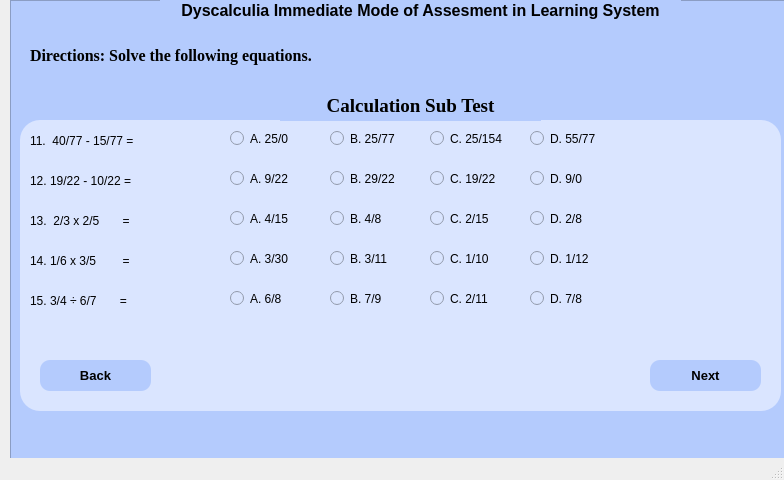
<?xml version="1.0" encoding="UTF-8"?>
<ui version="4.0">
 <class>MainWindow</class>
 <widget class="QMainWindow" name="MainWindow">
  <property name="geometry">
   <rect>
    <x>0</x>
    <y>0</y>
    <width>784</width>
    <height>480</height>
   </rect>
  </property>
  <property name="windowTitle">
   <string>MainWindow</string>
  </property>
  <widget class="QWidget" name="centralwidget">
   <widget class="QFrame" name="frame">
    <property name="geometry">
     <rect>
      <x>10</x>
      <y>0</y>
      <width>800</width>
      <height>480</height>
     </rect>
    </property>
    <property name="styleSheet">
     <string notr="true">background-color: rgb(180, 203, 253);</string>
    </property>
    <property name="frameShape">
     <enum>QFrame::StyledPanel</enum>
    </property>
    <property name="frameShadow">
     <enum>QFrame::Raised</enum>
    </property>
    <widget class="QFrame" name="frame_2">
     <property name="geometry">
      <rect>
       <x>10</x>
       <y>120</y>
       <width>761</width>
       <height>291</height>
      </rect>
     </property>
     <property name="styleSheet">
      <string notr="true">background-color: rgb(218, 229, 255);
border-radius: 20px;</string>
     </property>
     <property name="frameShape">
      <enum>QFrame::StyledPanel</enum>
     </property>
     <property name="frameShadow">
      <enum>QFrame::Raised</enum>
     </property>
     <widget class="QLabel" name="label_5">
      <property name="geometry">
       <rect>
        <x>10</x>
        <y>10</y>
        <width>111</width>
        <height>21</height>
       </rect>
      </property>
      <property name="text">
       <string>11.  40/77 - 15/77 = </string>
      </property>
     </widget>
     <widget class="QLabel" name="label_6">
      <property name="geometry">
       <rect>
        <x>10</x>
        <y>50</y>
        <width>741</width>
        <height>21</height>
       </rect>
      </property>
      <property name="text">
       <string>12. 19/22 - 10/22 =  </string>
      </property>
     </widget>
     <widget class="QLabel" name="label_7">
      <property name="geometry">
       <rect>
        <x>10</x>
        <y>90</y>
        <width>741</width>
        <height>21</height>
       </rect>
      </property>
      <property name="text">
       <string>13.  2/3 x 2/5       = </string>
      </property>
     </widget>
     <widget class="QLabel" name="label_8">
      <property name="geometry">
       <rect>
        <x>10</x>
        <y>130</y>
        <width>741</width>
        <height>21</height>
       </rect>
      </property>
      <property name="text">
       <string>14. 1/6 x 3/5        = </string>
      </property>
     </widget>
     <widget class="QLabel" name="label_9">
      <property name="geometry">
       <rect>
        <x>10</x>
        <y>170</y>
        <width>741</width>
        <height>21</height>
       </rect>
      </property>
      <property name="text">
       <string>15. 3/4 ÷ 6/7       =</string>
      </property>
     </widget>
     <widget class="QPushButton" name="pushButton">
      <property name="geometry">
       <rect>
        <x>20</x>
        <y>240</y>
        <width>111</width>
        <height>31</height>
       </rect>
      </property>
      <property name="font">
       <font>
        <pointsize>10</pointsize>
        <weight>75</weight>
        <bold>true</bold>
       </font>
      </property>
      <property name="cursor">
       <cursorShape>PointingHandCursor</cursorShape>
      </property>
      <property name="styleSheet">
       <string notr="true">background-color: rgb(180, 203, 253);
border-radius: 10px;</string>
      </property>
      <property name="text">
       <string>Back</string>
      </property>
     </widget>
     <widget class="QPushButton" name="pushButton_2">
      <property name="geometry">
       <rect>
        <x>630</x>
        <y>240</y>
        <width>111</width>
        <height>31</height>
       </rect>
      </property>
      <property name="font">
       <font>
        <pointsize>10</pointsize>
        <weight>75</weight>
        <bold>true</bold>
        <kerning>true</kerning>
       </font>
      </property>
      <property name="cursor">
       <cursorShape>PointingHandCursor</cursorShape>
      </property>
      <property name="acceptDrops">
       <bool>false</bool>
      </property>
      <property name="styleSheet">
       <string notr="true">background-color: rgb(180, 203, 253);
border-radius: 10px;</string>
      </property>
      <property name="text">
       <string>Next</string>
      </property>
      <property name="autoDefault">
       <bool>false</bool>
      </property>
     </widget>
     <widget class="QRadioButton" name="radioButton">
      <property name="geometry">
       <rect>
        <x>210</x>
        <y>10</y>
        <width>82</width>
        <height>17</height>
       </rect>
      </property>
      <property name="text">
       <string>A. 25/0</string>
      </property>
     </widget>
     <widget class="QRadioButton" name="radioButton_2">
      <property name="geometry">
       <rect>
        <x>310</x>
        <y>10</y>
        <width>82</width>
        <height>17</height>
       </rect>
      </property>
      <property name="text">
       <string>B. 25/77</string>
      </property>
     </widget>
     <widget class="QRadioButton" name="radioButton_3">
      <property name="geometry">
       <rect>
        <x>410</x>
        <y>10</y>
        <width>82</width>
        <height>17</height>
       </rect>
      </property>
      <property name="text">
       <string>C. 25/154</string>
      </property>
     </widget>
     <widget class="QRadioButton" name="radioButton_4">
      <property name="geometry">
       <rect>
        <x>510</x>
        <y>10</y>
        <width>82</width>
        <height>17</height>
       </rect>
      </property>
      <property name="text">
       <string>D. 55/77</string>
      </property>
     </widget>
     <widget class="QRadioButton" name="radioButton_5">
      <property name="geometry">
       <rect>
        <x>210</x>
        <y>50</y>
        <width>82</width>
        <height>17</height>
       </rect>
      </property>
      <property name="text">
       <string>A. 9/22</string>
      </property>
     </widget>
     <widget class="QRadioButton" name="radioButton_6">
      <property name="geometry">
       <rect>
        <x>310</x>
        <y>50</y>
        <width>82</width>
        <height>17</height>
       </rect>
      </property>
      <property name="text">
       <string>B. 29/22</string>
      </property>
     </widget>
     <widget class="QRadioButton" name="radioButton_7">
      <property name="geometry">
       <rect>
        <x>410</x>
        <y>50</y>
        <width>82</width>
        <height>17</height>
       </rect>
      </property>
      <property name="text">
       <string>C. 19/22</string>
      </property>
     </widget>
     <widget class="QRadioButton" name="radioButton_8">
      <property name="geometry">
       <rect>
        <x>510</x>
        <y>50</y>
        <width>82</width>
        <height>17</height>
       </rect>
      </property>
      <property name="text">
       <string>D. 9/0</string>
      </property>
     </widget>
     <widget class="QRadioButton" name="radioButton_9">
      <property name="geometry">
       <rect>
        <x>210</x>
        <y>90</y>
        <width>82</width>
        <height>17</height>
       </rect>
      </property>
      <property name="text">
       <string>A. 4/15</string>
      </property>
     </widget>
     <widget class="QRadioButton" name="radioButton_10">
      <property name="geometry">
       <rect>
        <x>310</x>
        <y>90</y>
        <width>82</width>
        <height>17</height>
       </rect>
      </property>
      <property name="text">
       <string>B. 4/8</string>
      </property>
     </widget>
     <widget class="QRadioButton" name="radioButton_11">
      <property name="geometry">
       <rect>
        <x>410</x>
        <y>90</y>
        <width>82</width>
        <height>17</height>
       </rect>
      </property>
      <property name="text">
       <string>C. 2/15</string>
      </property>
     </widget>
     <widget class="QRadioButton" name="radioButton_12">
      <property name="geometry">
       <rect>
        <x>510</x>
        <y>90</y>
        <width>82</width>
        <height>17</height>
       </rect>
      </property>
      <property name="text">
       <string>D. 2/8</string>
      </property>
     </widget>
     <widget class="QRadioButton" name="radioButton_13">
      <property name="geometry">
       <rect>
        <x>210</x>
        <y>130</y>
        <width>82</width>
        <height>17</height>
       </rect>
      </property>
      <property name="text">
       <string>A. 3/30</string>
      </property>
     </widget>
     <widget class="QRadioButton" name="radioButton_14">
      <property name="geometry">
       <rect>
        <x>310</x>
        <y>130</y>
        <width>82</width>
        <height>17</height>
       </rect>
      </property>
      <property name="text">
       <string>B. 3/11</string>
      </property>
     </widget>
     <widget class="QRadioButton" name="radioButton_15">
      <property name="geometry">
       <rect>
        <x>410</x>
        <y>130</y>
        <width>82</width>
        <height>17</height>
       </rect>
      </property>
      <property name="text">
       <string>C. 1/10</string>
      </property>
     </widget>
     <widget class="QRadioButton" name="radioButton_16">
      <property name="geometry">
       <rect>
        <x>510</x>
        <y>130</y>
        <width>82</width>
        <height>17</height>
       </rect>
      </property>
      <property name="text">
       <string>D. 1/12</string>
      </property>
     </widget>
     <widget class="QRadioButton" name="radioButton_17">
      <property name="geometry">
       <rect>
        <x>210</x>
        <y>170</y>
        <width>82</width>
        <height>17</height>
       </rect>
      </property>
      <property name="text">
       <string>A. 6/8</string>
      </property>
     </widget>
     <widget class="QRadioButton" name="radioButton_18">
      <property name="geometry">
       <rect>
        <x>310</x>
        <y>170</y>
        <width>82</width>
        <height>17</height>
       </rect>
      </property>
      <property name="text">
       <string>B. 7/9</string>
      </property>
     </widget>
     <widget class="QRadioButton" name="radioButton_19">
      <property name="geometry">
       <rect>
        <x>410</x>
        <y>170</y>
        <width>82</width>
        <height>17</height>
       </rect>
      </property>
      <property name="text">
       <string>C. 2/11</string>
      </property>
     </widget>
     <widget class="QRadioButton" name="radioButton_20">
      <property name="geometry">
       <rect>
        <x>510</x>
        <y>170</y>
        <width>82</width>
        <height>17</height>
       </rect>
      </property>
      <property name="text">
       <string>D. 7/8</string>
      </property>
     </widget>
    </widget>
    <widget class="QLabel" name="label">
     <property name="geometry">
      <rect>
       <x>150</x>
       <y>0</y>
       <width>521</width>
       <height>20</height>
      </rect>
     </property>
     <property name="font">
      <font>
       <pointsize>12</pointsize>
       <weight>75</weight>
       <bold>true</bold>
       <underline>false</underline>
      </font>
     </property>
     <property name="text">
      <string>Dyscalculia Immediate Mode of Assesment in Learning System</string>
     </property>
     <property name="alignment">
      <set>Qt::AlignCenter</set>
     </property>
     <property name="wordWrap">
      <bool>false</bool>
     </property>
    </widget>
    <widget class="QLabel" name="label_4">
     <property name="geometry">
      <rect>
       <x>270</x>
       <y>90</y>
       <width>261</width>
       <height>31</height>
      </rect>
     </property>
     <property name="font">
      <font>
       <family>Times New Roman</family>
       <pointsize>14</pointsize>
       <weight>75</weight>
       <bold>true</bold>
       <underline>false</underline>
      </font>
     </property>
     <property name="mouseTracking">
      <bool>false</bool>
     </property>
     <property name="text">
      <string>Calculation Sub Test</string>
     </property>
     <property name="alignment">
      <set>Qt::AlignCenter</set>
     </property>
    </widget>
    <widget class="QLabel" name="label_3">
     <property name="geometry">
      <rect>
       <x>20</x>
       <y>40</y>
       <width>281</width>
       <height>31</height>
      </rect>
     </property>
     <property name="font">
      <font>
       <family>Times New Roman</family>
       <pointsize>12</pointsize>
       <weight>75</weight>
       <bold>true</bold>
       <underline>false</underline>
      </font>
     </property>
     <property name="mouseTracking">
      <bool>false</bool>
     </property>
     <property name="text">
      <string>Directions: Solve the following equations.</string>
     </property>
    </widget>
   </widget>
  </widget>
  <widget class="QMenuBar" name="menubar">
   <property name="geometry">
    <rect>
     <x>0</x>
     <y>0</y>
     <width>784</width>
     <height>21</height>
    </rect>
   </property>
  </widget>
  <widget class="QStatusBar" name="statusbar"/>
 </widget>
 <resources/>
 <connections/>
</ui>
